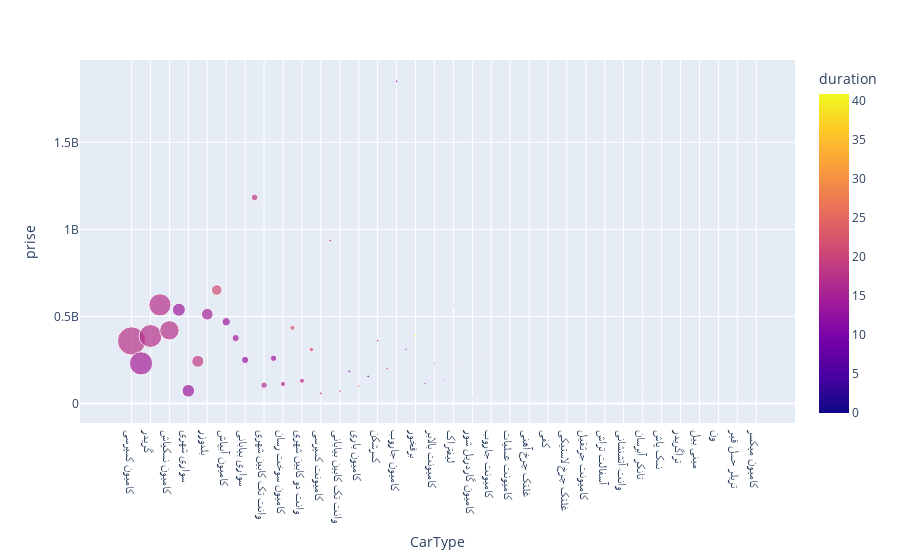

Write notebook code for a chart like this one.
### Code cell
pmerged_tamirat_price_bank =merged_tamirat_price_bank[~merged_tamirat_price_bank['quarter'].isna()]
merged_tamirat_price_bank['quarter'] = merged_tamirat_price_bank['quarter'].astype(int)
px.scatter(
    merged_tamirat_price_bank.groupby(['CarType']).agg({'duration': 'mean', 'prise': 'mean', 'Work code': 'count', 'quarter': 'mean'}).reset_index().sort_values('Work code', ascending=False),
    x='CarType',
    y='prise',
    color='duration',
    size = 'Work code')

### Figure 1 — Plotly figure (JSON) as saved in the notebook; plotly's stock layout.template omitted (floating-point values rounded to 4 significant figures)
{"data": [{"hovertemplate": "CarType=%{x}<br>prise=%{y}<br>Work code=%{marker.size}<br>duration=%{marker.color}<extra></extra>", "legendgroup": "", "marker": {"color": [17.56, 14.83, 17.35, 17.16, 17.33, 14.23, 13.91, 18.88, 15.29, 21.57, 13.92, 14.42, 13.04, 18.48, 16.74, 13.26, 16.7, 23.13, 17.27, 22.02, 17.86, 17.75, 21.1, 8.469, 26.15, 4.742, 14.25, 17.46, 11.31, 5.372, 40.82, 11.21, 11.12, 7.311, 14.34, 11.98, 2.903, 26.7, 12.65, 6.967, 11.79, 3.24, 6.2, 3.818, 5.19, 18.05, 14.1, 0.0, 12.08, 0.4545, 25.56, 0.0, 0.0, 6.6, 0.0, 2.25, 5.0, 28.0, 0.0, 0.0, 24.5, 7.0, 0.5, 0.0, 11.0, 1.0, 0.0], "coloraxis": "coloraxis", "size": [21164, 14349, 13894, 13101, 9978, 4475, 4216, 3812, 3619, 3018, 1852, 1397, 1397, 1226, 1105, 1070, 772, 742, 709, 579, 250, 228, 217, 211, 190, 186, 185, 185, 181, 156, 152, 136, 105, 90, 86, 82, 62, 54, 40, 30, 29, 25, 25, 22, 21, 20, 20, 15, 12, 11, 9, 7, 5, 5, 5, 4, 4, 2, 2, 2, 2, 2, 2, 1, 1, 1, 1], "sizemode": "area", "sizeref": 52.91, "symbol": "circle"}, "mode": "markers", "name": "", "orientation": "v", "showlegend": false, "type": "scatter", "x": ["کامیون کمپرسی", "وانت دوکابین بیابانی", "گریدر", "لودر", "کامیون نمکپاش", "کامیون کشنده", "سواری شهری", "کامیونت", "بلدوزر", "کامیون برفروب", "کامیون آبپاش", "غلتک ویبره", "سواری بیابانی", "کامیون جرثقیل", "وانت تک کابین شهری", "بیل مکانیکی", "کامیون سوخت رسان", "کامیونت باری", "وانت دو کابین شهری", "کامیون فلاسک آسفالت", "کامیونت کمپرسی", "بیل بکهو", "وانت تک کابین بیابانی", "کامیون قیرپاش", "کامیون باری", "کامیون کفی", "کمرشکن", "کامیونت خط کش", "کامیون جاروب", "کامیون بالابر", "برفخور", "مینی لودر", "کامیونت بالابر", "تراکتور", "لیفتراک", "کامیونت سوخت رسان", "کامیون گاردریل شور", "مینی بوس", "کامیونت جاروب", "کامیون سرویس سیار", "کامیونت عملیات", "کامیون آتشنشانی", "غلتک چرخ آهنی", "کامیون آب نمک پاش", "کفی", "کامیون  بالابر", "غلتک چرخ لاستیکی", "کمپرسور", "کامیونت جرثقیل", "کامیون خط کش", "آسفالت تراش", "کامیونت آتشنشانی", "وانت آتشنشانی", "فینیشر", "تانکر آبرسان", "غلطک دستی", "نمک پاش", "موتور جوش", "تراگریدر", "غلتک پاچه بزی", "مینی بیل", "کامیونت تانکر آّب", "ون", "سنگ شکن", "تریلر حمل قیر", "قیرپاش کششی", "کامیون میکسر"], "xaxis": "x", "y": [358900000.0, 230000000.0, 387400000.0, 566200000.0, 419800000.0, 538100000.0, 72770000.0, 242200000.0, 512400000.0, 651600000.0, 469100000.0, 375400000.0, 249800000.0, 1184000000.0, 105000000.0, 259500000.0, 111800000.0, 434400000.0, 130100000.0, 309600000.0, 57580000.0, 935800000.0, 70670000.0, 183600000.0, 99470000.0, 155500000.0, 359700000.0, 199100000.0, 1852000000.0, 311800000.0, 389700000.0, 113900000.0, 231300000.0, 130100000.0, 563400000.0, 226100000.0, 30360000.0, 271600000.0, 180000000.0, 34740000.0, 28120000.0, 397500000.0, 721200000.0, 195500000.0, 16150000.0, 385500000.0, 21800000.0, 114300000.0, 17670000.0, 39580000.0, 1649000000.0, 131900000.0, 10160000.0, 417700000.0, 95700000.0, 159300000.0, 27920000.0, 67500000.0, 26750000.0, 421000000.0, 16050000.0, 324900000.0, 16250000.0, 100000000.0, 66000000.0, 21800000.0, 9000000.0], "yaxis": "y"}], "layout": {"coloraxis": {"colorbar": {"title": {"text": "duration"}}, "colorscale": [[0, "#0d0887"], [0.1111, "#46039f"], [0.2222, "#7201a8"], [0.3333, "#9c179e"], [0.4444, "#bd3786"], [0.5556, "#d8576b"], [0.6667, "#ed7953"], [0.7778, "#fb9f3a"], [0.8889, "#fdca26"], [1, "#f0f921"]]}, "legend": {"itemsizing": "constant", "tracegroupgap": 0}, "margin": {"t": 60}, "xaxis": {"anchor": "y", "domain": [0, 1], "title": {"text": "CarType"}}, "yaxis": {"anchor": "x", "domain": [0, 1], "title": {"text": "prise"}}}}
